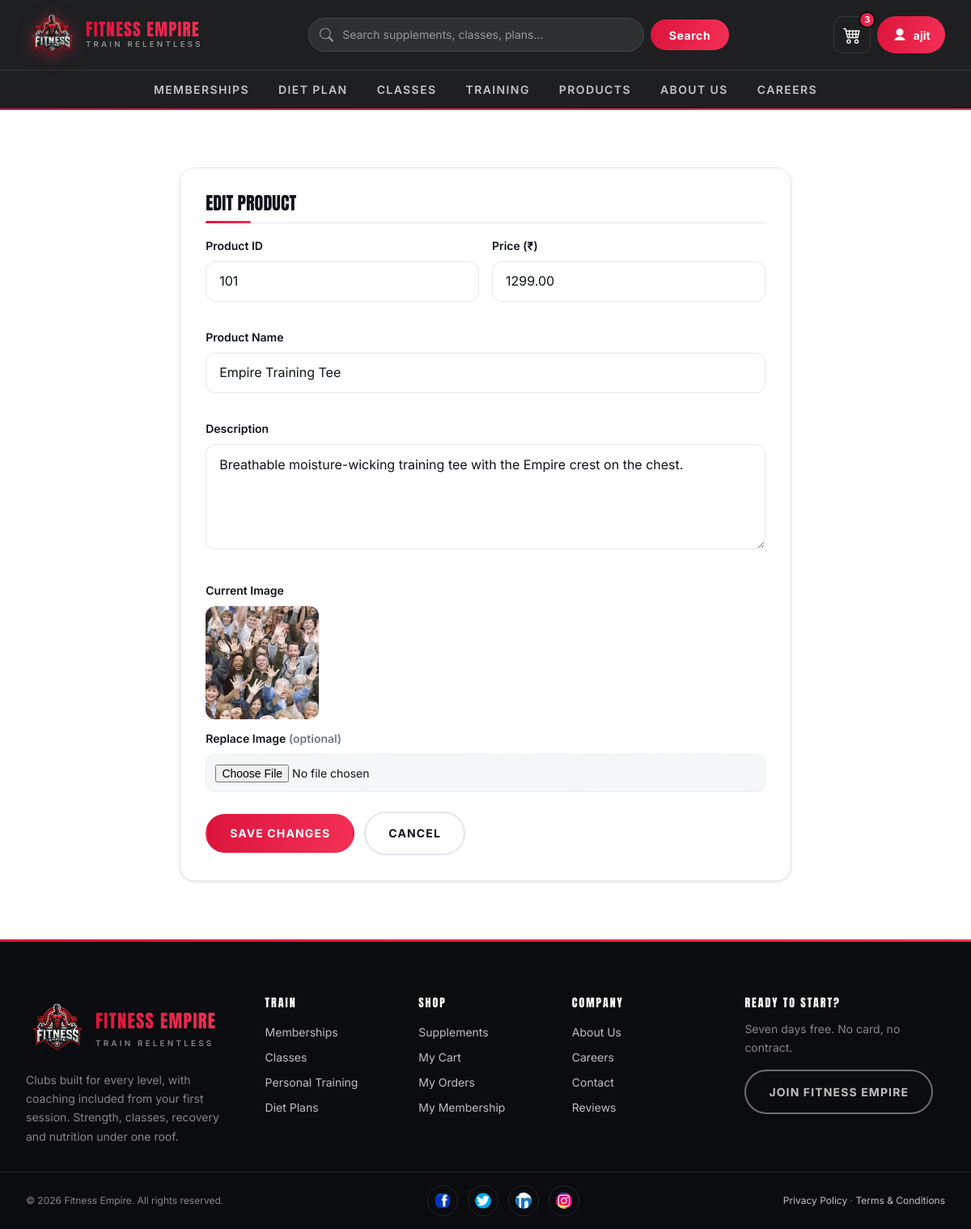
The app's page /edit/1/ (signed in) with its own data.
### FitnessGYM/models.py (models this page shows, shortened)
class Product(models.Model):
    productId = models.IntegerField(unique=True)
    productName = models.CharField(max_length=255)
    productPrice = models.DecimalField(max_digits=10, decimal_places=2)
    productDescription = models.TextField()
    productImage = models.ImageField(upload_to='product_images/',blank=True,null=True)  # To store images

### FitnessGYM/views.py (the view, shortened to what this page needs)
# urls.py: path('edit/<int:id>/', views.editproduct, name='edit'),
@login_required(login_url="login")
def editproduct(request, id):
    if not request.user.is_superuser:
        messages.error(request, "You do not have permission to manage products.")
        return redirect("home")
    product = get_object_or_404(Product, id=id)
    return render(request, "edit.html", {"product": product})

### FitnessGYM/context_processors.py (called while the page is built)
def cart_summary(request):
    user = getattr(request, "user", None)
    if not user or not user.is_authenticated:
        return {"cart_count": 0}
    total = cart.objects.filter(userid=user).aggregate(n=Sum("quantity"))["n"]
    return {"cart_count": total or 0}

### templates/edit.html (shortened to what this page needs)
{% extends "base.html" %}
{% load static %}
{% block page_id %}admin{% endblock %}
{% block 'main' %}
<section class="section">
    <div class="container container--narrow">
        <div class="panel">
            <h1 class="panel__title">Edit Product</h1>
            <form action="" method="POST" enctype="multipart/form-data" class="form-body" novalidate>
                <div class="form-grid">
                    <div class="field">
                        <label for="product-id">Product ID</label>
                        <input type="number" name="product-id" id="product-id"
                               value="{{ product.productId }}" required>
                    </div>
                    <div class="field">
                        <label for="product-price">Price (&#8377;)</label>
                        <input type="number" name="product-price" id="product-price"
                               value="{{ product.productPrice }}" step="0.01" min="0" required>
                    </div>
                    <div class="field field--full">
                        <label for="product-name">Product Name</label>
                        <input type="text" name="product-name" id="product-name"
                               value="{{ product.productName }}" maxlength="255" required>
                    </div>
                    <div class="field field--full">
                        <label for="product-description">Description</label>
                        <textarea name="product-description" id="product-description" required>{{ product.productDescription }}</textarea>
                    </div>
                    <div class="field field--full">
                        <label>Current Image</label>
                        {% if product.productImage %}
                            <img src="{{ product.productImage.url }}" alt="{{ product.productName }}"
                                 style="width:140px; height:140px; object-fit:cover; border-radius:var(--r); margin-bottom:var(--sp-3);">
                        {% else %}
                            <p class="muted" style="font-size:var(--fs-sm);">No image uploaded yet.</p>
                        {% endif %}
                        <label for="product-image">Replace Image <span class="muted">(optional)</span></label>
                        <input type="file" name="product-image" id="product-image" accept="image/*">
                    </div>
                </div>
                <div class="cluster" style="margin-top:var(--sp-5);">
                    <button type="submit" class="btn">Save Changes</button>
                    <a href="{% url 'showdetails' %}" class="btn btn--ghost">Cancel</a>
                </div>
            </form>
        </div>
    </div>
</section>
{% endblock 'main' %}

### templates/navbar.html (shortened to what this page needs)
{% load static %}
<nav class="nav" data-nav aria-label="Main">
    <div class="nav__bar">
        <a href="{% url 'home' %}" class="nav__logo" aria-label="Fitness Empire home">
            <img src="{% static 'img/logo_fitness_empire-removebg-preview.webp' %}"
                 alt="" width="62" height="62">
            <span class="nav__wordmark">
                <b>Fitness Empire</b>
                <span>Train Relentless</span>
            </span>
        </a>
        <form method="GET" action="{% url 'searchdata' %}" class="nav__search" role="search">
            <div class="nav__search-field">
                <svg viewBox="0 0 16 16" aria-hidden="true" focusable="false">
                    <path d="M11.742 10.344a6.5 6.5 0 1 0-1.397 1.398h-.001q.44.58.98 1.12l3.85 3.85a1 1 0 0 0 1.415-1.414l-3.85-3.85a7 7 0 0 0-1.12-.98zM12 6.5a5.5 5.5 0 1 1-11 0 5.5 5.5 0 0 1 11 0"/>
                </svg>
                <input type="search" id="nav-search" name="query" value="{{ query|default:'' }}"
                       placeholder="Search supplements, classes, plans..." autocomplete="off">
            </div>
            <button type="submit">Search</button>
        </form>
        <div class="nav__actions">
            <a href="{% url 'viewcart' %}" class="nav__cart" aria-label="View cart">
                {% if cart_count %}<span class="nav__cart-count">{{ cart_count }}</span>{% endif %}
            </a>
            <div class="account" data-account>
                <button type="button" class="account__toggle" aria-expanded="false" aria-haspopup="true">
                    <svg viewBox="0 0 16 16" aria-hidden="true" focusable="false">
                        <path d="M8 9a4 4 0 1 0 0-8 4 4 0 0 0 0 8zM2 14s1-4 6-4 6 4 6 4H2z"/>
                    </svg>
                    <span class="account__name">{% if user.is_authenticated %}{{ user.username }}{% else %}Sign in{% endif %}</span>
                </button>
            </div>
        </div>
    </div>
    <div class="nav__menu" id="nav-menu">
        <div class="nav__menu-inner">
            <a href="{% url 'membershipannual' %}">Memberships</a>
            <a href="{% url 'dietplan' %}">Diet Plan</a>
            <a href="{% url 'all_classes' %}">Classes</a>
            <a href="{% url 'training' %}">Training</a>
            <a href="{% url 'protien' %}">Products</a>
            <a href="{% url 'aboutus' %}">About us</a>
            <a href="{% url 'careers' %}">Careers</a>
        </div>
    </div>
</nav>

### records on screen
Product: product-id "101", product-price "1299.00", product-name "Empire Training Tee", product-description "Breathable moisture-wicking training tee with the Empire crest on the chest.", productImage (picture)

### other values on screen
{{ cart_count }} "3"
{{ user.username }} "ajit"
